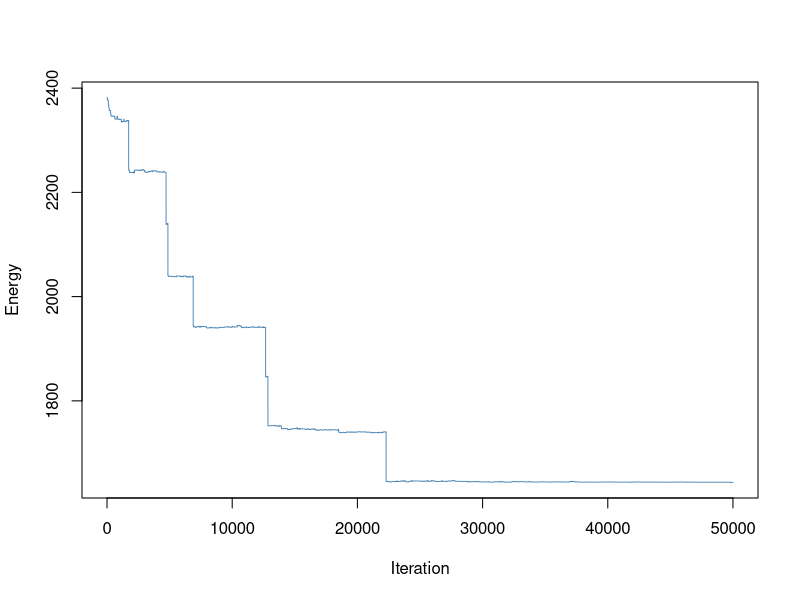

Recreate this plot in R. (Note: a time limit stopped this script after it produced the figure.)
##----------------------------------------------------------------------
## EVERYTHING YOU NEED TO CHANGE IS IN THIS SECTION OR THE FINAL SECTION

# Shortage of doctors, close to real numbers ratio
# Number of doctors available
ndoctors <- 4

# Number of nurses
nnurses <- 16

# Number of days in the schedule
ndays <- 7

# In US, on average each shift there are 15-20, around 16 patient encounters
# per day/shift

# Number of staff present for each shift (must have same # of shifts)
# e.g., c(2, 3, 3) has three shifts with 2, 3, 3 people respectively
# Ideally, especially for urgent care, a higher doctor to nurse ratio is better
# 1:2 nurse to patient ratio
# 1 doctor : 4 nurses
doctorstaffing <- c(2, 2, 2)
nursestaffing <- c(8, 8, 8)

# Penalties for violating each of six constraints
# Penalty 1: Each instance of three consecutive shifts (including overnight)
# Penalty 2: Each person who does not have two days off AT ALL
# Penalty 3: Each person who does not have two days off IN A ROW
# Penalty 4: Each instance of first shift following last shift on prev day
# Penalty 5: Each instance of working both weekend days (days 1, 2)
# Penalty 6: Weights for the stdev of nurses'/doctors' shifts in the schedule
#            (trying to make everyone work similar amounts)
#Penalty 7: Each instance of exceeding three night shifts/week
penalties <- c(100, 100, 0.5, 5, 1, 2, 30)

# Number of iterations (if too small, might not be able to explore enough)
niter <- 50000

# The cooling schedule: what should the temperature be at step i out of n
coolingschedule <- function(i,n)
{
  # If you want greedy optimization, just fix some low temperature
  #return(1e-3)
  
  # Linear cooling schedule from 1 down to 0
  return(1 - (i/(n+1)))
}

## END OF PARAMETER SECTION
##----------------------------------------------------------------------

# (Some things which are calculated automatically)
doctorindices <- c(1,cumsum(doctorstaffing)+1)
nurseindices <- c(1,cumsum(nursestaffing)+1)
nshifts <- length(doctorstaffing)

# Function to calculate the "energy" (total cost of violations)
get_energy <- function(doctorsunwrapped, nursesunwrapped, penalties)
{
  return(get_energy_sub(doctorsunwrapped,penalties)+
           get_energy_sub(nursesunwrapped,penalties))
}

# ...calculates the energy contribution from doctors & nurses separately
get_energy_sub <- function(subsched, penalties) {
  max_night_shifts_allowed = 3
  energy <- 0
  
  # Array to keep track of total number of shifts worked by each worker
  totshift <- rep(0, dim(subsched)[1])
  
  # Array to keep track of the number of night shifts worked by each worker
  night_shifts <- rep(0, dim(subsched)[1])
  
  # Loop through each worker
  for (i in 1:dim(subsched)[1]) {
    # Count total shifts and night shifts for the current worker
    totshift[i] <- sum(subsched[i,,])
    night_shifts[i] <- sum(subsched[i,,] == 1)
    
    # Penalize if worker exceeds the max number of night shifts allowed (penalize each night shift over the limit)
    if (night_shifts[i] > max_night_shifts_allowed) {
      energy <- energy + penalties[6] * (night_shifts[i] - max_night_shifts_allowed)
    }
    
    # Check the last shift and whether worker has the last day off
    lastshift <- subsched[i, ndays, nshifts]
    prevoff <- all(subsched[i, ndays,] == FALSE)
    
    daysoff <- 0
    twoinarow <- 1  # Variable for tracking consecutive days off
    
    # Check for consecutive shifts across weeks and days off in a row
    if (lastshift == 1) {
      lastshift <- lastshift + subsched[i, ndays, nshifts - 1]  # Check if last shift is consecutive to the previous week
    }
    
    # Loop through each day in the schedule
    for (j in 1:ndays) {
      # If the worker has the day off, check if it satisfies "two days off in a row" condition
      if (all(subsched[i, j,] == FALSE)) {
        daysoff <- daysoff + 1
        if (prevoff) {
          twoinarow <- 0  # No consecutive off days if previous day was also off
        }
        prevoff <- TRUE
      } else {
        # If worker worked on the second day of a weekend-like schedule, penalize
        if (!prevoff && j == 2) {
          energy <- energy + penalties[5]
        }
        prevoff <- FALSE
      }
      
      # Check for wraparound shift streaks and assess penalties
      if (subsched[i, j, 1] == 1) {
        lastshift <- lastshift + 1
        if (lastshift > 1) {
          energy <- energy + penalties[4]
        }
        if (lastshift > 2) {
          energy <- energy + penalties[1]
        }
      } else {
        lastshift <- 0  # Reset if no shift worked
      }
      
      # Loop through remaining shifts in the day
      for (k in 2:nshifts) {
        if (subsched[i, j, k] == 1) {
          lastshift <- lastshift + 1
          if (lastshift > 2) {
            energy <- energy + penalties[1]
          }
        } else {
          lastshift <- 0  # Reset for non-working shifts
        }
      }
    }
    
    # After finishing the week, assess penalties related to days off
    energy <- energy + twoinarow * penalties[3] + (daysoff < 2) * penalties[2]
  }
  
  # Penalize energy according to standard deviation among shifts
  energy <- energy + penalties[6] * sd(totshift)
  
  return(energy)
}

# Initial point: put people into the schedule in numerical order each day
totalspots <- ndays * sum(doctorstaffing)
initialloop <- rep(1:ndoctors, ceiling(totalspots/ndoctors))
doctorschedule <- matrix(initialloop[1:totalspots], nrow = sum(doctorstaffing), ncol = ndays)
totalspots <- ndays * sum(nursestaffing)
initialloop <- rep(1:nnurses, ceiling(totalspots/nnurses))
nurseschedule <- matrix(initialloop[1:totalspots], nrow = sum(nursestaffing), ncol = ndays)

# Fill in the "unwrapped" schedules (separate schedule for each worker)
doctorsunwrapped <- array(0, c(ndoctors,ndays,nshifts))
for (i in 1:ndays)
{
  for (j in 1:nshifts)
  {
    for (k in doctorindices[j]:(doctorindices[j+1]-1))
    {
      doctorsunwrapped[doctorschedule[k,i],i,j] <- 1
    }
  }
}

nursesunwrapped <- array(0, c(nnurses,ndays,nshifts))
for (i in 1:ndays)
{
  for (j in 1:nshifts)
  {
    for (k in nurseindices[j]:(nurseindices[j+1]-1))
    {
      nursesunwrapped[nurseschedule[k,i],i,j] <- 1
    }
  }
}

# Starting energy...
energy <- rep(0,niter)
energy[1] <- get_energy(doctorsunwrapped, nursesunwrapped, penalties)

# Now run the Gibbs sampler.
for (i in 2:niter)
{
  # Current temperature (from our cooling schedule)
  temperature <- coolingschedule(i,niter)
  
  # Flip a coin to switch either a doctor or a nurse shift.
  if (runif(1) < 0.5)
  {
    # Choose a random shift
    prop <- doctorschedule
    posx <- sample(1:sum(doctorstaffing),1)
    posy <- sample(1:ndays,1)
    
    # Calculate which workers are available to swap into that shift and pick one
    available <- 1:ndoctors
    myblock <- min(which(doctorindices>posx))-1
    for (j in doctorindices[myblock]:(doctorindices[myblock+1]-1))
    {
      if (j != posx)
      {
        available <- setdiff(available, doctorschedule[j,posy])
      }
    }
    prop[posx,posy] <- sample(available,1)
    propunwrapped <- doctorsunwrapped
    propunwrapped[doctorschedule[posx,posy],posy,myblock] <- 0
    propunwrapped[prop[posx,posy],posy,myblock] <- 1
    
    # Calculate energy of new configuration
    new_energy <- get_energy(propunwrapped, nursesunwrapped, penalties)
    
    # With the appropriate probability, update state/energy
    if(runif(1) < exp((energy[i-1]-new_energy)/temperature))
    {
      energy[i] <- new_energy
      doctorschedule <- prop
      doctorsunwrapped <- propunwrapped
    }
    else # otherwise, leave things as they stand.
    {
      energy[i] <- energy[i-1]
    }
  }
  else # same as above, but if you are swapping a nurse
  {
    prop <- nurseschedule
    posx <- sample(1:sum(nursestaffing),1)
    posy <- sample(1:ndays,1)
    available <- 1:nnurses
    myblock <- min(which(nurseindices>posx))-1
    for (j in nurseindices[myblock]:(nurseindices[myblock+1]-1))
    {
      if (j != posx)
      {
        available <- setdiff(available, nurseschedule[j,posy])
      }
    }
    prop[posx,posy] <- sample(available,1)
    
    propunwrapped <- nursesunwrapped
    propunwrapped[nurseschedule[posx,posy],posy,myblock] <- 0
    propunwrapped[prop[posx,posy],posy,myblock] <- 1
    
    new_energy <- get_energy(doctorsunwrapped, propunwrapped, penalties)
    
    if(runif(1) < exp((energy[i-1]-new_energy)/temperature))
    {
      energy[i] <- new_energy
      nurseschedule <- prop
      nursesunwrapped <- propunwrapped
    }
    else
    {
      energy[i] <- energy[i-1]
    }
  }
}

##----------------------------------------------------------------------
## EVERYTHING YOU NEED TO CHANGE IS IN THIS SECTION OR THE FIRST SECTION

# Number of staff present for each shift (must have same # of shifts)
# e.g., c(2, 3, 3) has three shifts with 2, 3, 3 people respectively
# Ideally, especially for urgent care, a higher doctor to nurse ratio is better
doctorstaffing <- c(2, 2, 2)
nursestaffing <- c(8, 8, 8)

# Various things you might want to look at:

# Plotting the energy over time
plot(energy, type="l", col="#4682B4", lwd=0.9, xlab="Iteration", ylab="Energy")

# What was the lowest energy? (Is this necessarily the energy of the final state?)
min(energy)

# Check out our final schedule.
#  The columns are days. If there are three shifts of 2 workers,
#  the first 2 rows are shift 1, the next 2 rows are shift 2, etc.
#  Numbers in table correspond to workers. 1, 2, 3, ...
print(doctorschedule)
print(nurseschedule)

# If you want to look at an individual person's schedule,
#  check the "unwrapped" matrices. For example,
#  the shift schedule for doctor 3 is below; rows are days,
#  columns are shifts, 1 = working, 0 not working
print(doctorsunwrapped[3,,])

## END OF FINAL SECTION
##----------------------------------------------------------------------

# Greedy
##----------------------------------------------------------------------
## EVERYTHING YOU NEED TO CHANGE IS IN THIS SECTION OR THE FINAL SECTION

# Number of staff present for each shift (must have same # of shifts)
# e.g., c(2, 3, 3) has three shifts with 2, 3, 3 people respectively
# Ideally, especially for urgent care, a higher doctor to nurse ratio is better
doctorstaffing <- c(2, 2, 2)
nursestaffing <- c(8, 8, 8)

# The cooling schedule: what should the temperature be at step i out of n
coolingschedule <- function(i,n)
{
  # If you want greedy optimization, just fix some low temperature
  return(1e-3)
}

## END OF PARAMETER SECTION
##----------------------------------------------------------------------

# (Some things which are calculated automatically)
doctorindices <- c(1,cumsum(doctorstaffing)+1)
nurseindices <- c(1,cumsum(nursestaffing)+1)
nshifts <- length(doctorstaffing)

# Function to calculate the "energy" (total cost of violations)
get_energy <- function(doctorsunwrapped, nursesunwrapped, penalties)
{
  return(get_energy_sub(doctorsunwrapped,penalties)+
           get_energy_sub(nursesunwrapped,penalties))
}

# ...calculates the energy contribution from doctors & nurses separately

# Energy calculation for doctors and nurses
get_energy_sub <- function(subsched, penalties) {
  max_night_shifts_allowed = 3
  energy <- 0
  
  # Array to keep track of total number of shifts worked by each worker
  totshift <- rep(0, dim(subsched)[1])
  
  # Array to keep track of the number of night shifts worked by each worker
  night_shifts <- rep(0, dim(subsched)[1])
  
  # Loop through each worker
  for (i in 1:dim(subsched)[1]) {
    # Count total shifts and night shifts for the current worker
    totshift[i] <- sum(subsched[i,,])
    night_shifts[i] <- sum(subsched[i,,] == 1)
    
    # Penalize if worker exceeds the max number of night shifts allowed (penalize each night shift over the limit)
    if (night_shifts[i] > max_night_shifts_allowed) {
      energy <- energy + penalties[6] * (night_shifts[i] - max_night_shifts_allowed)
    }
    
    # Check the last shift and whether worker has the last day off
    lastshift <- subsched[i, ndays, nshifts]
    prevoff <- all(subsched[i, ndays,] == FALSE)
    
    daysoff <- 0
    twoinarow <- 1  # Variable for tracking consecutive days off
    
    # Check for consecutive shifts across weeks and days off in a row
    if (lastshift == 1) {
      lastshift <- lastshift + subsched[i, ndays, nshifts - 1]  # Check if last shift is consecutive to the previous week
    }
    
    # Loop through each day in the schedule
    for (j in 1:ndays) {
      # If the worker has the day off, check if it satisfies "two days off in a row" condition
      if (all(subsched[i, j,] == FALSE)) {
        daysoff <- daysoff + 1
        if (prevoff) {
          twoinarow <- 0  # No consecutive off days if previous day was also off
        }
        prevoff <- TRUE
      } else {
        # If worker worked on the second day of a weekend-like schedule, penalize
        if (!prevoff && j == 2) {
          energy <- energy + penalties[5]
        }
        prevoff <- FALSE
      }
      
      # Check for wraparound shift streaks and assess penalties
      if (subsched[i, j, 1] == 1) {
        lastshift <- lastshift + 1
        if (lastshift > 1) {
          energy <- energy + penalties[4]
        }
        if (lastshift > 2) {
          energy <- energy + penalties[1]
        }
      } else {
        lastshift <- 0  # Reset if no shift worked
      }
      
      # Loop through remaining shifts in the day
      for (k in 2:nshifts) {
        if (subsched[i, j, k] == 1) {
          lastshift <- lastshift + 1
          if (lastshift > 2) {
            energy <- energy + penalties[1]
          }
        } else {
          lastshift <- 0  # Reset for non-working shifts
        }
      }
    }
    
    # After finishing the week, assess penalties related to days off
    energy <- energy + twoinarow * penalties[3] + (daysoff < 2) * penalties[2]
  }
  
  # Penalize energy according to standard deviation among shifts
  energy <- energy + penalties[6] * sd(totshift)
  
  return(energy)
}

# Initial point: put people into the schedule in numerical order each day
totalspots <- ndays * sum(doctorstaffing)
initialloop <- rep(1:ndoctors, ceiling(totalspots/ndoctors))
doctorschedule <- matrix(initialloop[1:totalspots], nrow = sum(doctorstaffing), ncol = ndays)
totalspots <- ndays * sum(nursestaffing)
initialloop <- rep(1:nnurses, ceiling(totalspots/nnurses))
nurseschedule <- matrix(initialloop[1:totalspots], nrow = sum(nursestaffing), ncol = ndays)

# Fill in the "unwrapped" schedules (separate schedule for each worker)
doctorsunwrapped <- array(0, c(ndoctors,ndays,nshifts))
for (i in 1:ndays)
{
  for (j in 1:nshifts)
  {
    for (k in doctorindices[j]:(doctorindices[j+1]-1))
    {
      doctorsunwrapped[doctorschedule[k,i],i,j] <- 1
    }
  }
}

nursesunwrapped <- array(0, c(nnurses,ndays,nshifts))
for (i in 1:ndays)
{
  for (j in 1:nshifts)
  {
    for (k in nurseindices[j]:(nurseindices[j+1]-1))
    {
      nursesunwrapped[nurseschedule[k,i],i,j] <- 1
    }
  }
}

# Starting energy...
energy <- rep(0,niter)
energy[1] <- get_energy(doctorsunwrapped, nursesunwrapped, penalties)

# Now run the Gibbs sampler.
for (i in 2:niter)
{
  # Current temperature (from our cooling schedule)
  temperature <- coolingschedule(i,niter)
  
  # Flip a coin to switch either a doctor or a nurse shift.
  if (runif(1) < 0.5)
  {
    # Choose a random shift
    prop <- doctorschedule
    posx <- sample(1:sum(doctorstaffing),1)
    posy <- sample(1:ndays,1)
    
    # Calculate which workers are available to swap into that shift and pick one
    available <- 1:ndoctors
    myblock <- min(which(doctorindices>posx))-1
    for (j in doctorindices[myblock]:(doctorindices[myblock+1]-1))
    {
      if (j != posx)
      {
        available <- setdiff(available, doctorschedule[j,posy])
      }
    }
    prop[posx,posy] <- sample(available,1)
    propunwrapped <- doctorsunwrapped
    propunwrapped[doctorschedule[posx,posy],posy,myblock] <- 0
    propunwrapped[prop[posx,posy],posy,myblock] <- 1
    
    # Calculate energy of new configuration
    new_energy <- get_energy(propunwrapped, nursesunwrapped, penalties)
    
    # With the appropriate probability, update state/energy
    if(runif(1) < exp((energy[i-1]-new_energy)/temperature))
    {
      energy[i] <- new_energy
      doctorschedule <- prop
      doctorsunwrapped <- propunwrapped
    }
    else # otherwise, leave things as they stand.
    {
      energy[i] <- energy[i-1]
    }
  }
  else # same as above, but if you are swapping a nurse
  {
    prop <- nurseschedule
    posx <- sample(1:sum(nursestaffing),1)
    posy <- sample(1:ndays,1)
    available <- 1:nnurses
    myblock <- min(which(nurseindices>posx))-1
    for (j in nurseindices[myblock]:(nurseindices[myblock+1]-1))
    {
      if (j != posx)
      {
        available <- setdiff(available, nurseschedule[j,posy])
      }
    }
    prop[posx,posy] <- sample(available,1)
    
    propunwrapped <- nursesunwrapped
    propunwrapped[nurseschedule[posx,posy],posy,myblock] <- 0
    propunwrapped[prop[posx,posy],posy,myblock] <- 1
    
    new_energy <- get_energy(doctorsunwrapped, propunwrapped, penalties)
    
    if(runif(1) < exp((energy[i-1]-new_energy)/temperature))
    {
      energy[i] <- new_energy
      nurseschedule <- prop
      nursesunwrapped <- propunwrapped
    }
    else
    {
      energy[i] <- energy[i-1]
    }
  }
}

##----------------------------------------------------------------------
## EVERYTHING YOU NEED TO CHANGE IS IN THIS SECTION OR THE FIRST SECTION

# Various things you might want to look at:
# Plotting the energy over time
lines(energy, type = "l", col = "#FFA500", lwd = 0.9, xlab = "Iteration", ylab = "Energy")

# What was the lowest energy? (Is this necessarily the energy of the final state?)
min(energy)

# Check out our final schedule.
#  The columns are days. If there are three shifts of 2 workers,
#  the first 2 rows are shift 1, the next 2 rows are shift 2, etc.
#  Numbers in table correspond to workers. 1, 2, 3, ...
print(doctorschedule)
print(nurseschedule)

# If you want to look at an individual person's schedule,
#  check the "unwrapped" matrices. For example,
#  the shift schedule for doctor 3 is below; rows are days,
#  columns are shifts, 1 = working, 0 not working
print(doctorsunwrapped[3,,])

## END OF FINAL SECTION
##----------------------------------------------------------------------


#Log

##----------------------------------------------------------------------
## EVERYTHING YOU NEED TO CHANGE IS IN THIS SECTION OR THE FINAL SECTION

# Number of staff present for each shift (must have same # of shifts)
# e.g., c(2, 3, 3) has three shifts with 2, 3, 3 people respectively
# Ideally, especially for urgent care, a higher doctor to nurse ratio is better
doctorstaffing <- c(2, 2, 2)
nursestaffing <- c(8, 8, 8)

# The cooling schedule: what should the temperature be at step i out of n
coolingschedule <- function(i,n)
{
  # Log cooling schedule
  return(0.02/log(1+(i+1)/n))
}

## END OF PARAMETER SECTION
##----------------------------------------------------------------------

# (Some things which are calculated automatically)
doctorindices <- c(1,cumsum(doctorstaffing)+1)
nurseindices <- c(1,cumsum(nursestaffing)+1)
nshifts <- length(doctorstaffing)

# Function to calculate the "energy" (total cost of violations)
get_energy <- function(doctorsunwrapped, nursesunwrapped, penalties)
{
  return(get_energy_sub(doctorsunwrapped,penalties)+
           get_energy_sub(nursesunwrapped,penalties))
}

# ...calculates the energy contribution from doctors & nurses separately
get_energy_sub <- function(subsched, penalties) {
  max_night_shifts_allowed = 3
  energy <- 0
  
  # Array to keep track of total number of shifts worked by each worker
  totshift <- rep(0, dim(subsched)[1])
  
  # Array to keep track of the number of night shifts worked by each worker
  night_shifts <- rep(0, dim(subsched)[1])
  
  # Loop through each worker
  for (i in 1:dim(subsched)[1]) {
    # Count total shifts and night shifts for the current worker
    totshift[i] <- sum(subsched[i,,])
    night_shifts[i] <- sum(subsched[i,,] == 1)
    
    # Penalize if worker exceeds the max number of night shifts allowed (penalize each night shift over the limit)
    if (night_shifts[i] > max_night_shifts_allowed) {
      energy <- energy + penalties[6] * (night_shifts[i] - max_night_shifts_allowed)
    }
    
    # Check the last shift and whether worker has the last day off
    lastshift <- subsched[i, ndays, nshifts]
    prevoff <- all(subsched[i, ndays,] == FALSE)
    
    daysoff <- 0
    twoinarow <- 1  # Variable for tracking consecutive days off
    
    # Check for consecutive shifts across weeks and days off in a row
    if (lastshift == 1) {
      lastshift <- lastshift + subsched[i, ndays, nshifts - 1]  # Check if last shift is consecutive to the previous week
    }
    
    # Loop through each day in the schedule
    for (j in 1:ndays) {
      # If the worker has the day off, check if it satisfies "two days off in a row" condition
      if (all(subsched[i, j,] == FALSE)) {
        daysoff <- daysoff + 1
        if (prevoff) {
          twoinarow <- 0  # No consecutive off days if previous day was also off
        }
        prevoff <- TRUE
      } else {
        # If worker worked on the second day of a weekend-like schedule, penalize
        if (!prevoff && j == 2) {
          energy <- energy + penalties[5]
        }
        prevoff <- FALSE
      }
      
      # Check for wraparound shift streaks and assess penalties
      if (subsched[i, j, 1] == 1) {
        lastshift <- lastshift + 1
        if (lastshift > 1) {
          energy <- energy + penalties[4]
        }
        if (lastshift > 2) {
          energy <- energy + penalties[1]
        }
      } else {
        lastshift <- 0  # Reset if no shift worked
      }
      
      # Loop through remaining shifts in the day
      for (k in 2:nshifts) {
        if (subsched[i, j, k] == 1) {
          lastshift <- lastshift + 1
          if (lastshift > 2) {
            energy <- energy + penalties[1]
          }
        } else {
          lastshift <- 0  # Reset for non-working shifts
        }
      }
    }
    
    # After finishing the week, assess penalties related to days off
    energy <- energy + twoinarow * penalties[3] + (daysoff < 2) * penalties[2]
  }
  
  # Penalize energy according to standard deviation among shifts
  energy <- energy + penalties[6] * sd(totshift)
  
  return(energy)
}

# Initial point: put people into the schedule in numerical order each day
totalspots <- ndays * sum(doctorstaffing)
initialloop <- rep(1:ndoctors, ceiling(totalspots/ndoctors))
doctorschedule <- matrix(initialloop[1:totalspots], nrow = sum(doctorstaffing), ncol = ndays)
totalspots <- ndays * sum(nursestaffing)
initialloop <- rep(1:nnurses, ceiling(totalspots/nnurses))
nurseschedule <- matrix(initialloop[1:totalspots], nrow = sum(nursestaffing), ncol = ndays)

# Fill in the "unwrapped" schedules (separate schedule for each worker)
doctorsunwrapped <- array(0, c(ndoctors,ndays,nshifts))
for (i in 1:ndays)
{
  for (j in 1:nshifts)
  {
    for (k in doctorindices[j]:(doctorindices[j+1]-1))
    {
      doctorsunwrapped[doctorschedule[k,i],i,j] <- 1
    }
  }
}

nursesunwrapped <- array(0, c(nnurses,ndays,nshifts))
for (i in 1:ndays)
{
  for (j in 1:nshifts)
  {
    for (k in nurseindices[j]:(nurseindices[j+1]-1))
    {
      nursesunwrapped[nurseschedule[k,i],i,j] <- 1
    }
  }
}

# Starting energy...
energy <- rep(0,niter)
energy[1] <- get_energy(doctorsunwrapped, nursesunwrapped, penalties)

# Now run the Gibbs sampler.
for (i in 2:niter)
{
  # Current temperature (from our cooling schedule)
  temperature <- coolingschedule(i,niter)
  
  # Flip a coin to switch either a doctor or a nurse shift.
  if (runif(1) < 0.5)
  {
    # Choose a random shift
    prop <- doctorschedule
    posx <- sample(1:sum(doctorstaffing),1)
    posy <- sample(1:ndays,1)
    
    # Calculate which workers are available to swap into that shift and pick one
    available <- 1:ndoctors
    myblock <- min(which(doctorindices>posx))-1
    for (j in doctorindices[myblock]:(doctorindices[myblock+1]-1))
    {
      if (j != posx)
      {
        available <- setdiff(available, doctorschedule[j,posy])
      }
    }
    prop[posx,posy] <- sample(available,1)
    propunwrapped <- doctorsunwrapped
    propunwrapped[doctorschedule[posx,posy],posy,myblock] <- 0
    propunwrapped[prop[posx,posy],posy,myblock] <- 1
    
    # Calculate energy of new configuration
    new_energy <- get_energy(propunwrapped, nursesunwrapped, penalties)
    
    # With the appropriate probability, update state/energy
    if(runif(1) < exp((energy[i-1]-new_energy)/temperature))
    {
      energy[i] <- new_energy
      doctorschedule <- prop
      doctorsunwrapped <- propunwrapped
    }
    else # otherwise, leave things as they stand.
    {
      energy[i] <- energy[i-1]
    }
  }
  else # same as above, but if you are swapping a nurse
  {
    prop <- nurseschedule
    posx <- sample(1:sum(nursestaffing),1)
    posy <- sample(1:ndays,1)
    available <- 1:nnurses
    myblock <- min(which(nurseindices>posx))-1
    for (j in nurseindices[myblock]:(nurseindices[myblock+1]-1))
    {
      if (j != posx)
      {
        available <- setdiff(available, nurseschedule[j,posy])
      }
    }
    prop[posx,posy] <- sample(available,1)
    
    propunwrapped <- nursesunwrapped
    propunwrapped[nurseschedule[posx,posy],posy,myblock] <- 0
    propunwrapped[prop[posx,posy],posy,myblock] <- 1
    
    new_energy <- get_energy(doctorsunwrapped, propunwrapped, penalties)
    
    if(runif(1) < exp((energy[i-1]-new_energy)/temperature))
    {
      energy[i] <- new_energy
      nurseschedule <- prop
      nursesunwrapped <- propunwrapped
    }
    else
    {
      energy[i] <- energy[i-1]
    }
  }
}

##----------------------------------------------------------------------
## EVERYTHING YOU NEED TO CHANGE IS IN THIS SECTION OR THE FIRST SECTION

# Various things you might want to look at:

# Plotting the energy over time
# Add the second line with a red dashed line
lines(energy, type="l", col="#006400", lwd=0.9, lty=1)  #

# What was the lowest energy? (Is this necessarily the energy of the final state?)
min(energy)

# Check out our final schedule.
#  The columns are days. If there are three shifts of 2 workers,
#  the first 2 rows are shift 1, the next 2 rows are shift 2, etc.
#  Numbers in table correspond to workers. 1, 2, 3, ...
print(doctorschedule)
print(nurseschedule)

# If you want to look at an individual person's schedule,
#  check the "unwrapped" matrices. For example,
#  the shift schedule for doctor 3 is below; rows are days,
#  columns are shifts, 1 = working, 0 not working
print(doctorsunwrapped[3,,])

## END OF FINAL SECTION
##----------------------------------------------------------------------


# Exponential
##----------------------------------------------------------------------
## EVERYTHING YOU NEED TO CHANGE IS IN THIS SECTION OR THE FINAL SECTION

# Number of staff present for each shift (must have same # of shifts)
# e.g., c(2, 3, 3) has three shifts with 2, 3, 3 people respectively
# Ideally, especially for urgent care, a higher doctor to nurse ratio is better
doctorstaffing <- c(2, 2, 2)
nursestaffing <- c(8, 8, 8)

# Exponential cooling schedule
coolingschedule <- function(i, n) {
  T0 <- 1 # Initial temperature
  alpha <- 5 / n # Decay rate (adjust this as needed for your application)
  return(T0 * exp(-alpha * i))
}

## END OF PARAMETER SECTION
##----------------------------------------------------------------------

# Calculate indices for doctors and nurses
doctorindices <- c(1, cumsum(doctorstaffing) + 1)
nurseindices <- c(1, cumsum(nursestaffing) + 1)
nshifts <- length(doctorstaffing)

# Function to calculate the "energy" (total cost of violations)
get_energy <- function(doctorsunwrapped, nursesunwrapped, penalties) {
  return(get_energy_sub(doctorsunwrapped, penalties) +
           get_energy_sub(nursesunwrapped, penalties))
}

# Energy calculation for doctors and nurses

# Energy calculation for doctors and nurses
get_energy_sub <- function(subsched, penalties) {
  max_night_shifts_allowed = 3
  energy <- 0
  
  # Array to keep track of total number of shifts worked by each worker
  totshift <- rep(0, dim(subsched)[1])
  
  # Array to keep track of the number of night shifts worked by each worker
  night_shifts <- rep(0, dim(subsched)[1])
  
  # Loop through each worker
  for (i in 1:dim(subsched)[1]) {
    # Count total shifts and night shifts for the current worker
    totshift[i] <- sum(subsched[i,,])
    night_shifts[i] <- sum(subsched[i,,] == 1)
    
    # Penalize if worker exceeds the max number of night shifts allowed (penalize each night shift over the limit)
    if (night_shifts[i] > max_night_shifts_allowed) {
      energy <- energy + penalties[6] * (night_shifts[i] - max_night_shifts_allowed)
    }
    
    # Check the last shift and whether worker has the last day off
    lastshift <- subsched[i, ndays, nshifts]
    prevoff <- all(subsched[i, ndays,] == FALSE)
    
    daysoff <- 0
    twoinarow <- 1  # Variable for tracking consecutive days off
    
    # Check for consecutive shifts across weeks and days off in a row
    if (lastshift == 1) {
      lastshift <- lastshift + subsched[i, ndays, nshifts - 1]  # Check if last shift is consecutive to the previous week
    }
    
    # Loop through each day in the schedule
    for (j in 1:ndays) {
      # If the worker has the day off, check if it satisfies "two days off in a row" condition
      if (all(subsched[i, j,] == FALSE)) {
        daysoff <- daysoff + 1
        if (prevoff) {
          twoinarow <- 0  # No consecutive off days if previous day was also off
        }
        prevoff <- TRUE
      } else {
        # If worker worked on the second day of a weekend-like schedule, penalize
        if (!prevoff && j == 2) {
          energy <- energy + penalties[5]
        }
        prevoff <- FALSE
      }
      
      # Check for wraparound shift streaks and assess penalties
      if (subsched[i, j, 1] == 1) {
        lastshift <- lastshift + 1
        if (lastshift > 1) {
          energy <- energy + penalties[4]
        }
        if (lastshift > 2) {
          energy <- energy + penalties[1]
        }
      } else {
        lastshift <- 0  # Reset if no shift worked
      }
      
      # Loop through remaining shifts in the day
      for (k in 2:nshifts) {
        if (subsched[i, j, k] == 1) {
          lastshift <- lastshift + 1
          if (lastshift > 2) {
            energy <- energy + penalties[1]
          }
        } else {
          lastshift <- 0  # Reset for non-working shifts
        }
      }
    }
    
    # After finishing the week, assess penalties related to days off
    energy <- energy + twoinarow * penalties[3] + (daysoff < 2) * penalties[2]
  }
  
  # Penalize energy according to standard deviation among shifts
  energy <- energy + penalties[6] * sd(totshift)
  
  return(energy)
}

# Initial schedules
totalspots <- ndays * sum(doctorstaffing)
initialloop <- rep(1:ndoctors, ceiling(totalspots / ndoctors))
doctorschedule <- matrix(initialloop[1:totalspots], nrow = sum(doctorstaffing), ncol = ndays)
totalspots <- ndays * sum(nursestaffing)
initialloop <- rep(1:nnurses, ceiling(totalspots / nnurses))
nurseschedule <- matrix(initialloop[1:totalspots], nrow = sum(nursestaffing), ncol = ndays)

# Unwrapped schedules for each worker
doctorsunwrapped <- array(0, c(ndoctors, ndays, nshifts))
for (i in 1:ndays) {
  for (j in 1:nshifts) {
    for (k in doctorindices[j]:(doctorindices[j + 1] - 1)) {
      doctorsunwrapped[doctorschedule[k, i], i, j] <- 1
    }
  }
}

nursesunwrapped <- array(0, c(nnurses, ndays, nshifts))
for (i in 1:ndays) {
  for (j in 1:nshifts) {
    for (k in nurseindices[j]:(nurseindices[j + 1] - 1)) {
      nursesunwrapped[nurseschedule[k, i], i, j] <- 1
    }
  }
}

# Starting energy
energy <- rep(0, niter)
energy[1] <- get_energy(doctorsunwrapped, nursesunwrapped, penalties)

# Gibbs sampler with exponential cooling schedule
for (i in 2:niter) {
  temperature <- coolingschedule(i, niter)
  
  if (runif(1) < 0.5) {
    prop <- doctorschedule
    posx <- sample(1:sum(doctorstaffing), 1)
    posy <- sample(1:ndays, 1)
    available <- 1:ndoctors
    myblock <- min(which(doctorindices > posx)) - 1
    for (j in doctorindices[myblock]:(doctorindices[myblock + 1] - 1)) {
      if (j != posx) {
        available <- setdiff(available, doctorschedule[j, posy])
      }
    }
    prop[posx, posy] <- sample(available, 1)
    propunwrapped <- doctorsunwrapped
    propunwrapped[doctorschedule[posx, posy], posy, myblock] <- 0
    propunwrapped[prop[posx, posy], posy, myblock] <- 1
    new_energy <- get_energy(propunwrapped, nursesunwrapped, penalties)
    if (runif(1) < exp((energy[i - 1] - new_energy) / temperature)) {
      energy[i] <- new_energy
      doctorschedule <- prop
      doctorsunwrapped <- propunwrapped
    } else {
      energy[i] <- energy[i - 1]
    }
  } else {
    prop <- nurseschedule
    posx <- sample(1:sum(nursestaffing), 1)
    posy <- sample(1:ndays, 1)
    available <- 1:nnurses
    myblock <- min(which(nurseindices > posx)) - 1
    for (j in nurseindices[myblock]:(nurseindices[myblock + 1] - 1)) {
      if (j != posx) {
        available <- setdiff(available, nurseschedule[j, posy])
      }
    }
    prop[posx, posy] <- sample(available, 1)
    propunwrapped <- nursesunwrapped
    propunwrapped[nurseschedule[posx, posy], posy, myblock] <- 0
    propunwrapped[prop[posx, posy], posy, myblock] <- 1
    new_energy <- get_energy(doctorsunwrapped, propunwrapped, penalties)
    if (runif(1) < exp((energy[i - 1] - new_energy) / temperature)) {
      energy[i] <- new_energy
      nurseschedule <- prop
      nursesunwrapped <- propunwrapped
    } else {
      energy[i] <- energy[i - 1]
    }
  }
}

##----------------------------------------------------------------------
## EVERYTHING YOU NEED TO CHANGE IS IN THIS SECTION OR THE FIRST SECTION

# Lowest energy achieved
cat("Lowest Energy:", min(energy), "\n")

# Final schedules for doctors and nurses
print("Final Doctors Schedule:")
print(doctorschedule)
print("Final Nurses Schedule:")
print(nurseschedule)

# Example: Doctor 3's unwrapped schedule
print("Doctor 3's Schedule:")
print(doctorsunwrapped[3, , ])

## END OF FINAL SECTION
##----------------------------------------------------------------------

# Plotting the energy over time
lines(energy, type = "l", col = "#B22222", lwd = 0.75)

# Lowest energy achieved
min_energy <- min(energy)
cat("Lowest energy:", min_energy, "\n")

# Add custom legend
legend("topright", 
       legend = c("Linear", "Greedy", "Log", "Exponential"),  # New legend text
       col = c("#4682B4", "#FFA500", "#006400","#B22222"),                # Colors of the lines
       lty = c(1, 1),                          # Line types for each
       lwd = c(2, 2),                          # Line widths for each
       box.lwd = 0.5)                          # Border line width around the legend

title(main = "Energy vs. Time")
